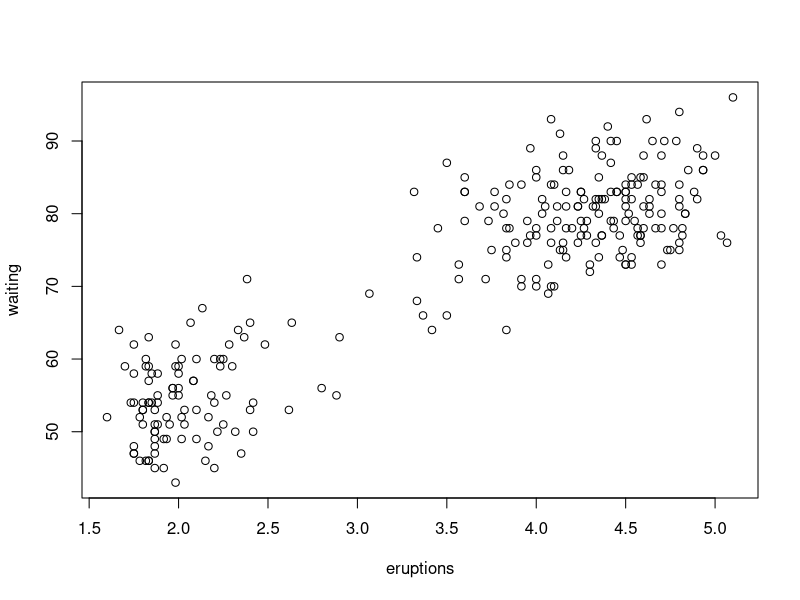
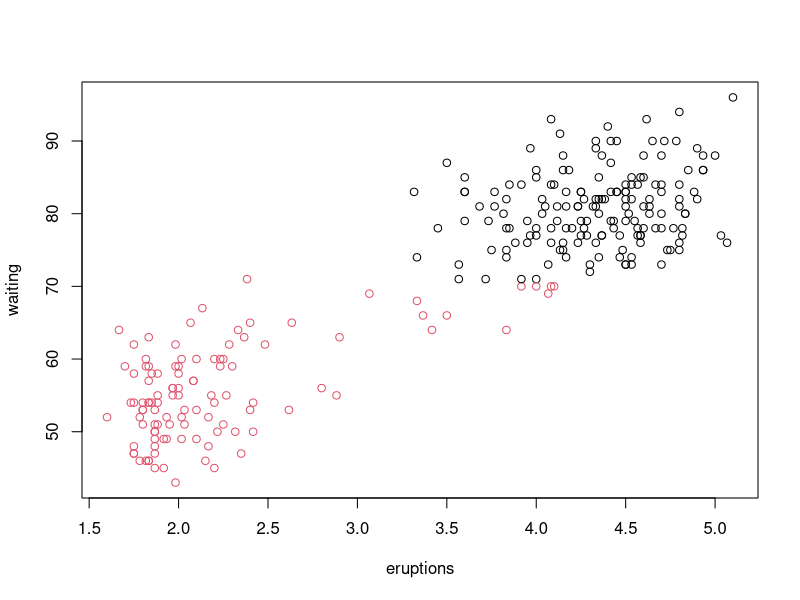
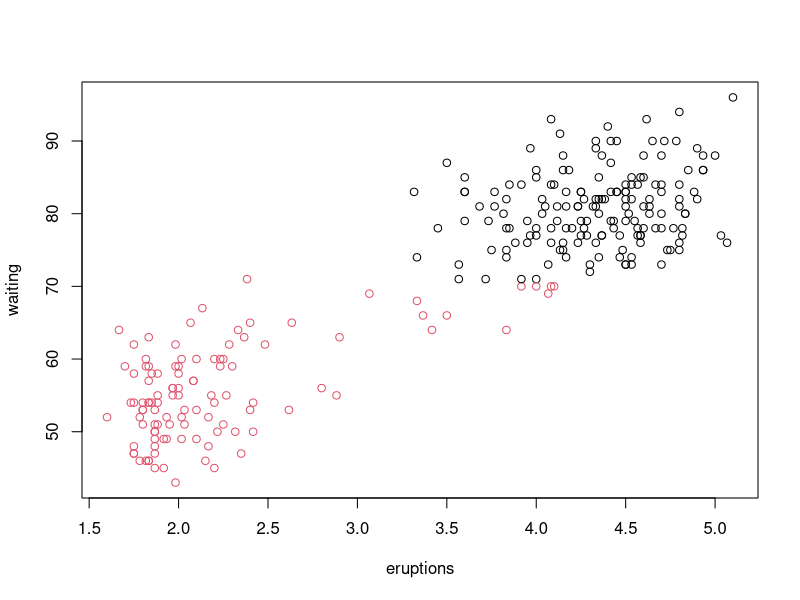

Recreate these plots in R, in order.
## ---- chunk 1
plot(faithful)
## ---- chunk 2
num_of_group <- 2

(groups <- sample(num_of_group, nrow(faithful), TRUE))

(centers <- sapply(faithful, tapply, groups, mean))

(groups <- max.col(-apply(centers, 1, \(x) colSums( t(faithful) - x )^2)))

plot(faithful, col= groups)
## ---- chunk 3

plot(faithful, col = groups)
faithful

## ---- chunk 4


